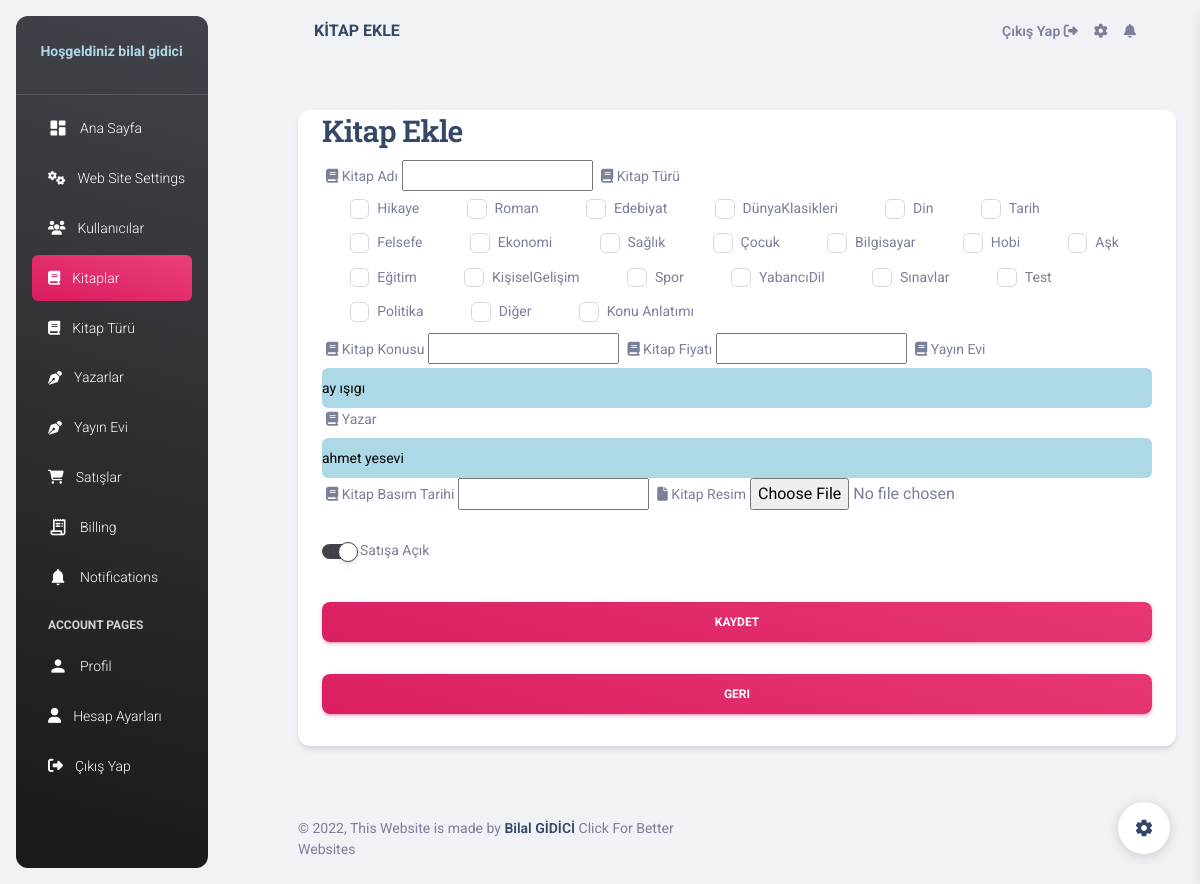
The app's page /pages/bookadd.php (signed in) with its own data.
### tables this page shows
CREATE TABLE `user` (
  `id` int(11) UNSIGNED NOT NULL,
  `Name` varchar(50) NOT NULL,
  `Surname` varchar(50) NOT NULL,
  `Email` varchar(60) NOT NULL,
  `Password` varchar(255) NOT NULL,
  `Sex` varchar(6) NOT NULL,
  `Status` tinyint(1) NOT NULL DEFAULT 0,
  `Active` tinyint(1) NOT NULL DEFAULT 0,
  `Customer` tinyint(1) NOT NULL DEFAULT 0,
  `RegisterDate` datetime NOT NULL,
  `RegisterIp` varchar(20) NOT NULL,
  `actcode` int(5) NOT NULL,
  `Bakiye` float NOT NULL DEFAULT 0
);

CREATE TABLE `booktype` (
  `id` int(10) UNSIGNED NOT NULL,
  `type` varchar(255) NOT NULL
);

### transactions/sessionquery.php (called while the page is built, shortened)
<?php
    require_once("settings.php");
    require_once("function.php");
	if(isset($_SESSION["user"]))
	{
		$sessionquery = $dbconnect->prepare("select * from user where Email = ?");
		$sessionquery->execute(array($_SESSION["user"]));
		$userr =$sessionquery->fetch(PDO::FETCH_ASSOC);
	}
?>

### transactions/statusquery.php (called while the page is built, shortened)
<?php
require_once("settings.php");
require_once("function.php");
?>
<?php
   $stquery        =   $dbconnect->prepare("SELECT * FROM user where Status =1 ");
   $stquery->execute();
?>

### transactions/settings.php (called while the page is built, shortened)
<?php
	try {
        $dbconnect=new PDO("mysql:host=localhost;dbname=databaseproject;charset=utf8;","root","");
	} catch (PDOException $ErrorMessage) {
		echo "fail..> ".$ErrorMessage->getMessage();
        die();
	}
    $stq    =   $dbconnect->prepare("select * from settings LIMIT 1");
    $stq->execute();
    $stcount    =   $stq->rowCount();
    $setting    =   $stq->fetch(PDO::FETCH_ASSOC);
     if ($stcount>0) {
         $stlink    = $setting["SiteLink"];
     }else
     {
         header("Location:".$stlink."/pages/sign-up.php");
         die();
     }
	?>

### pages/bookadd.php (the view, shortened to what this page needs)
<?php
    $page_title="KİTAP EKLE";
    include '../hf/header.php';
    if ($userr["Status"]==1 || $userr["Active"]==1) {
?>
<?php
$yayinevi    = $dbconnect->prepare("select * from publisher order by yAdi asc ");
$yayinevi->execute();
$yayinevi =$yayinevi->fetchall(PDO::FETCH_ASSOC);
$yazarlar    = $dbconnect->prepare("select * from writers  order by yazarAdi asc ");
$yazarlar->execute();
$yazarlar =$yazarlar->fetchall(PDO::FETCH_ASSOC);
$booktype    = $dbconnect->prepare("select * from booktype");
$booktype->execute();
$booktype =$booktype->fetchall(PDO::FETCH_ASSOC);
?>
<div class="container-fluid py-4">
      <div class="row">
        <div class="col-12">
          <div class="card my-4">
            <div class="card-body px-0 pb-2">
              <div class="table-responsive p-0">
      <div class="row">
  <div class="col-75">
    <div class="container">
    <form role="form" class="text-start" action="<?php echo $stlink; ?>/transactions/books-add.php"  method="post" enctype="multipart/form-data">
            <h3> Kitap Ekle</h3>
            <label for="kitapAdi"><i class="fa fa-book"></i> Kitap Adı</label>
            <input type="text" id="kitapAdi" name="kitapAdi" >
            <label for="kitapTuru"><i class="fa fa-book"></i> Kitap Türü</label><br>
            <?php
            foreach ($booktype as $key) {
            ?>
            <div class="form-check form-check-inline">
            <input class="form-check-input" type="checkbox" id="inlineCheckbox2" name="kitapTuru[]" value="<?php echo $key["id"]; ?>">
            <label class="form-check-label" for="inlineCheckbox2"><?php echo $key["type"]; ?></label>
            </div>
            <?php
            }
            ?>
<br>
            <label for="kitapKonusu"><i class="fa fa-book"></i> Kitap Konusu</label>
            <input type="text" id="kitapKonusu" name="kitapKonusu" >
            <label for="kitapFiyat"><i class="fa fa-book"></i> Kitap Fiyatı</label>
            <input type="text" id="kitapFiyat" name="kitapFiyat" >
            <label for="yayinevi"><i class="fa fa-book"></i> Yayın Evi</label>
            <Select style="background-color:lightblue; color:black; " id="yayinevi" name="yayinevi" class="form-control">
            <?php   foreach ($yayinevi as $yayinevikey) {  ?>
            <option value="<?php echo $yayinevikey["yid"];  ?>"><?php echo $yayinevikey["yAdi"];  ?></option>
            <?php } ?>
            </Select>
            <label for="yazar"><i class="fa fa-book"></i> Yazar</label>
            <Select style="background-color:lightblue; color:black; " id="yazar" name="yazar" class="form-control" value ="">
            <?php   foreach ($yazarlar as $yazarlarkey) {  ?>
            <option value="<?php echo $yazarlarkey["id"];  ?>"><?php echo $yazarlarkey["yazarAdi"]." ".$yazarlarkey["yazarSoyadi"]  ?></option>
            <?php } ?>
            </Select>
            <label for="kitapbTarih"><i class="fa fa-book"></i> Kitap Basım Tarihi</label>
            <input  type="text" id="kitapbTarih"name="kitapbTarih" >
            <label for="kitapResim"><i class="fa fa-file"></i> Kitap Resim</label>
            <input type="file" id="kitapResim" name="kitapResim" value="">
            <br><br><div class="form-check form-switch d-flex align-items-center mb-3">
                    <input type="checkbox"  class="form-check-input" id="aktif" name="aktif"  <?php echo 'checked'?>>
                    <label class="form-check-label mb-0 ms-2" for="aktif">Satışa Açık</label>
                  </div>
                <div class="text-center">
                    <button type="submit" class="btn bg-gradient-primary w-100 my-4 mb-2">Kaydet</button>
             </div>
             <div class="text-center">
                    <a href="books.php" class="btn bg-gradient-primary w-100 my-4 mb-2">Geri</a>
                </div>
      </form>
      </div>
        </div>
</div>
</div>
</div>
</div>
</div>
</div>
</div>
<?php
include '../hf/footer.php';
}else {
  header("location:".$stlink."/transactions/exit.php");
  exit();
}
?>

### hf/header.php (shortened to what this page needs)
<?php
require_once("../transactions/settings.php");
require_once("../transactions/function.php");
require_once("../transactions/sessionquery.php");
require_once("../transactions/statusquery.php");
?>
<!DOCTYPE html>
<html lang="en">
<head>
  <link href="../assets/css/nucleo-icons.css" rel="stylesheet" />
  <link href="../assets/css/nucleo-svg.css" rel="stylesheet" />
  <link id="pagestyle" href="../assets/css/material-dashboard.css?v=3.0.0" rel="stylesheet" />
</head>
<body class="g-sidenav-show  bg-gray-200">
<?php
if(isset($_SESSION["user"]))
{
?>
<?php
if ($userr["Status"]==1 && $userr["Active"]==1 && $userr["Customer"]==0) {
?>
<aside style="width:16%;" class="sidenav navbar navbar-vertical navbar-expand-xs border-0 border-radius-xl my-3 fixed-start ms-3   bg-gradient-dark" id="sidenav-main">
    <div style="margin-left:-5%;" class="sidenav-header">
      <a class="navbar-brand m-0" href="../pages/accountupdate.php">
      <span style="color: lightblue;" class="font-weight-bolder mb-0"><i  style="font-size:8px;">&nbsp</i>Hoşgeldiniz  <?php echo $userr["Name"]." ".$userr["Surname"] ?></span>
          </a>
    </div>
    <hr class="horizontal light mt-0 mb-2">
    <div class="collapse navbar-collapse  w-auto  max-height-vh-100" style="height:100%!important;" id="sidenav-collapse-main">
      <ul class="navbar-nav">
        <li class="nav-item">
          <a class="nav-link text-white " id="anasayfa" href="../pages/dashboard.php">
            <div class="text-white text-center me-2 d-flex align-items-center justify-content-center">
              <i class="material-icons opacity-10">dashboard</i>
            </div>
            <span class="nav-link-text ms-1">Ana Sayfa</span>
          </a>
        </li>
        <li class="nav-item">
          <a class="nav-link text-white  " id="websitesetting" href="../pages/websitesetting.php">
            <div class="text-white text-center me-2 d-flex align-items-center justify-content-center">
              <i class="fas fa-cogs"></i>
            </div>
            <span class="nav-link-text ms-1">Web Site Settings</span>
          </a>
        </li>
        <li class="nav-item">
          <a class="nav-link text-white  " id="kullanicilar" href="../pages/tables.php">
            <div class="text-white text-center me-2 d-flex align-items-center justify-content-center">
            <i class="fas fa-users"></i>
            </div>
            <span class="nav-link-text ms-1">Kullanıcılar</span>
          </a>
        </li>
        <li class="nav-item">
          <a class="nav-link text-white  " id="books" href="../pages/books.php">
            <div class="text-white text-center me-2 d-flex align-items-center justify-content-center">
              <i class="fas fa-book"></i>
            </div>
            <span class="nav-link-text ms-1">Kitaplar</span>
          </a>
        </li>
        <li class="nav-item">
          <a class="nav-link text-white " id="kitapTuru" href="../pages/booktype.php">
            <div class="text-white text-center me-2 d-flex align-items-center justify-content-center">
            <i class="fas fa-book"></i>
            </div>
            <span class="nav-link-text ms-1">Kitap Türü</span>
          </a>
        </li>
        <li class="nav-item">
          <a class="nav-link text-white " id="writers" href="../pages/writers.php">
            <div class="text-white text-center me-2 d-flex align-items-center justify-content-center">
            <i class="fas fa-pen-nib"></i>
            </div>
            <span class="nav-link-text ms-1">Yazarlar</span>
          </a>
        </li>
        <li class="nav-item">
          <a class="nav-link text-white " id="yayinevleri" href="../pages/publisher.php">
            <div class="text-white text-center me-2 d-flex align-items-center justify-content-center">
            <i class="fas fa-pen-nib"></i>
            </div>
            <span class="nav-link-text ms-1">Yayın Evi</span>
          </a>
        </li>
        <li class="nav-item">
          <a class="nav-link text-white " id="satislar" href="../pages/sales.php?list=bos&page=1">
            <div class="text-white text-center me-2 d-flex align-items-center justify-content-center">
            <i class="fas fa-shopping-cart"></i>
            </div>
            <span class="nav-link-text ms-1">Satışlar</span>
          </a>
        </li>
        <li class="nav-item">
          <a class="nav-link text-white " id="billing" href="../pages/billing.php">
            <div class="text-white text-center me-2 d-flex align-items-center justify-content-center">
              <i class="material-icons opacity-10">receipt_long</i>
            </div>
            <span class="nav-link-text ms-1">Billing</span>
          </a>
        </li>
        <li class="nav-item">
          <a class="nav-link text-white " id ="notifications" href="../pages/notifications.php">
            <div class="text-white text-center me-2 d-flex align-items-center justify-content-center">
              <i class="material-icons opacity-10">notifications</i>
            </div>
            <span class="nav-link-text ms-1">Notifications</span>
          </a>
        </li>
        <li class="nav-item mt-3">
          <h6 class="ps-4 ms-2 text-uppercase text-xs text-white font-weight-bolder opacity-8">Account pages</h6>
        </li>
        <li class="nav-item">
          <a class="nav-link text-white " id="profile" href="../pages/profile.php">
            <div class="text-white text-center me-2 d-flex align-items-center justify-content-center">
              <i class="material-icons opacity-10">person</i>
            </div>
            <span class="nav-link-text ms-1">Profil</span>
          </a>
        </li>
        <li class="nav-item">
          <a class="nav-link text-white "  id="accountupdate" href="../pages/accountupdate.php">
            <div class="text-white text-center me-2 d-flex align-items-center justify-content-center">
            <i class="fas fa-user" style="font-size:15px;"></i>
            </div>
            <span class="nav-link-text ms-1">Hesap Ayarları</span>
          </a>
        </li>
        <li class="nav-item">
          <a class="nav-link text-white " id="sign-out" href="../transactions/exit.php">
            <div class="text-white text-center me-2 d-flex align-items-center justify-content-center">
            <i class="fas fa-sign-out-alt" style="font-size:15px;"></i>
            </div>
            <span class="nav-link-text ms-1">Çıkış Yap</span>
          </a>
        </li>
  </aside>
  <main class="main-content position-relative max-height-vh-100 h-100 border-radius-lg ">
    <nav class="navbar navbar-main navbar-expand-lg px-0 mx-4 shadow-none border-radius-xl" id="navbarBlur" navbar-scroll="true">
      <div class="container-fluid py-1 px-3">
        <nav aria-label="breadcrumb">
          <h6 class="font-weight-bolder mb-0"><?php echo $page_title ?? "Admin" ?></h6>
        </nav>
        <div class="collapse navbar-collapse mt-sm-0 mt-2 me-md-0 me-sm-4" id="navbar">
          <div class="ms-md-auto pe-md-3 d-flex align-items-center">
          <ul class="navbar-nav  justify-content-end">
            <li class="nav-item d-flex align-items-center">
                  <a href="../transactions/exit.php" class="nav-link text-body font-weight-bold px-0">
                <span class="d-sm-inline d-none">Çıkış Yap</span>
                <i class="fa fa-sign-out"></i>
              </a>
            </li>
           <li class="nav-item px-3 d-flex align-items-center">
              <a href="../pages/accountupdate.php?id=<?php echo $userr["id"] ?>" class="nav-link text-body p-0">
                <i class="fa fa-cog      cursor-pointer"></i>
              </a>
            </li>
            <li class="nav-item dropdown pe-2 d-flex align-items-center">
              <a href="javascript:;" class="nav-link text-body p-0" id="dropdownMenuButton" data-bs-toggle="dropdown" aria-expanded="false">
                <i class="fa fa-bell cursor-pointer"></i>
              </a>
            </li>
          </ul>
        </div>
      </div>
    </nav>
<?php
}else
{
  header("location:".$stlink."pages/sign-in.php");
  die();
}
?>
<?php
}
?>

### records on screen
user: Name "bilal", Surname "gidici"
booktype: type "Hikaye"
booktype: type "Roman"
booktype: type "Edebiyat"
booktype: type "DünyaKlasikleri"
booktype: type "Din"
booktype: type "Tarih"
booktype: type "Felsefe"
booktype: type "Ekonomi"
booktype: type "Sağlık"
booktype: type "Çocuk"
booktype: type "Bilgisayar"
booktype: type "Hobi"
booktype: type "Aşk"
booktype: type "Eğitim"
booktype: type "KişiselGelişim"
booktype: type "Spor"
booktype: type "YabancıDil"
booktype: type "Sınavlar"
booktype: type "Test"
booktype: type "Politika"
booktype: type "Diğer"
booktype: type "Konu Anlatımı"

### other values on screen
$page_title "KİTAP EKLE"
form field yayinevi "ay ışıgı"
form field yazar "ahmet yesevi"
